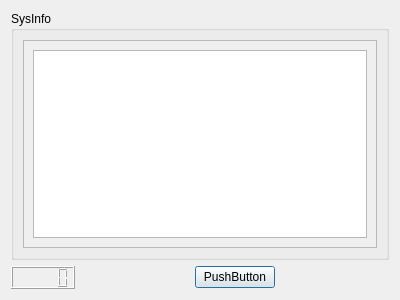
<?xml version="1.0" encoding="UTF-8"?>
<ui version="4.0">
 <class>Dialog</class>
 <widget class="QDialog" name="Dialog">
  <property name="geometry">
   <rect>
    <x>0</x>
    <y>0</y>
    <width>400</width>
    <height>300</height>
   </rect>
  </property>
  <property name="windowTitle">
   <string>Dialog</string>
  </property>
  <layout class="QGridLayout" name="gridLayout">
   <item row="0" column="0">
    <widget class="QGroupBox" name="groupBox">
     <property name="title">
      <string>SysInfo</string>
     </property>
     <layout class="QGridLayout" name="gridLayout_2">
      <item row="0" column="0">
       <widget class="QScrollArea" name="scrollArea">
        <property name="widgetResizable">
         <bool>true</bool>
        </property>
        <widget class="QWidget" name="scrollAreaWidgetContents">
         <property name="geometry">
          <rect>
           <x>0</x>
           <y>0</y>
           <width>352</width>
           <height>187</height>
          </rect>
         </property>
         <layout class="QGridLayout" name="gridLayout_3">
          <item row="0" column="0">
           <widget class="QTextBrowser" name="tbSysinfo"/>
          </item>
         </layout>
        </widget>
       </widget>
      </item>
     </layout>
    </widget>
   </item>
   <item row="1" column="0">
    <layout class="QHBoxLayout" name="horizontalLayout">
     <item>
      <widget class="QLCDNumber" name="lcdNumber"/>
     </item>
     <item>
      <spacer name="horizontalSpacer">
       <property name="orientation">
        <enum>Qt::Horizontal</enum>
       </property>
       <property name="sizeHint" stdset="0">
        <size>
         <width>40</width>
         <height>20</height>
        </size>
       </property>
      </spacer>
     </item>
     <item>
      <widget class="QPushButton" name="bOK">
       <property name="text">
        <string>PushButton</string>
       </property>
      </widget>
     </item>
     <item>
      <spacer name="horizontalSpacer_2">
       <property name="orientation">
        <enum>Qt::Horizontal</enum>
       </property>
       <property name="sizeHint" stdset="0">
        <size>
         <width>40</width>
         <height>20</height>
        </size>
       </property>
      </spacer>
     </item>
    </layout>
   </item>
  </layout>
 </widget>
 <resources/>
 <connections/>
</ui>
